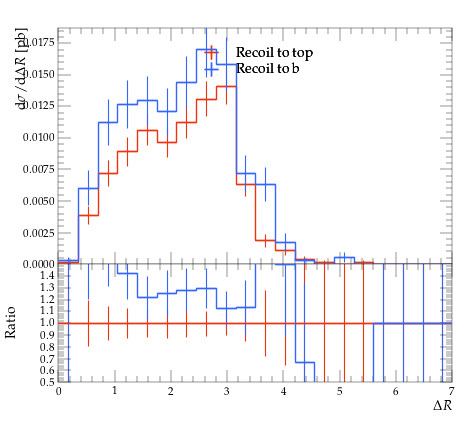

Write the Python code that produced this figure.
#! /usr/bin/env python

# This Python script was auto-generated using YODA v2.0.2.
# Analysis object: /MC_TTBAR/onelep_jetb_1_l_dR
# Timestamp: 31-07-2026 (12:23:22)

import matplotlib as mpl
import matplotlib.pyplot as plt
mpl.use('Agg') # comment out for interactive use
import os
import numpy as np

plotDir = os.path.split(os.path.realpath(__file__))[0]
if 'YODA_USER_PLOT_PATH' in globals():
    plot_outdir = globals()['YODA_USER_PLOT_PATH']
else:
    plot_outdir = plotDir

#plot style
plt.style.use(os.path.join(plotDir, '../default.mplstyle'))
# plot metadata
figW, figH = plt.rcParams['figure.figsize']
ax_xLabel = r'$\Delta R$'
ax_yLabel = r'$\mathrm{d}\sigma/\mathrm{d}\Delta R$ [pb]'
ax_title  = r''
ax_xScale = 'linear'
ax_yScale = 'linear'
xLims = (0.0, 7.0)
yLims = (0.0, 0.018726334000000004)

# TeX-friendly labels for the legend
labels = {
    'legend' : ([ r"Recoil to top", r"Recoil to b" ], r""),
}

# Adjust canvas width and height
canvasW = 10.0
canvasH = 9.0
figW *= canvasW/10.
figH *= canvasH/9.

# Create figure and axis objects
fig, (ax, ratio0_ax) = plt.subplots(2, 1, sharex=True,
                  figsize=(figW,figH), gridspec_kw={'height_ratios': (6.0, 3.0)})

# Set figure margins
plt.subplots_adjust(
    left   = 1.0 * plt.rcParams['figure.subplot.left'],
    right  = 1.0 * plt.rcParams['figure.subplot.right'],
    top    = 1.0 * plt.rcParams['figure.subplot.top'],
    bottom = 1.0 * plt.rcParams['figure.subplot.bottom'])

ratio0_ax.yaxis.set_major_locator(mpl.ticker.MultipleLocator(0.1))
ratio0_ax.set_ylim(0.5, 1.4999)
ratio0_ax.set_ylabel('Ratio')

# the numerical data is stored in a separate file
dataf = dict()
prefix = os.path.split(__file__)[0]
if prefix:    prefix = prefix + '/'
exec(open(prefix+'onelep_jetb_1_l_dR__data.py').read(), dataf)


legend_handles = dict() # keep track of handles for the legend

# style options for curves
# starts at zorder>=5 to draw curve on top of legend
styles = {
  'recoil_t': {
    'color' : '#EE3311',
    'linestyle' : '-',
    'linewidth' : 1,
    'marker' : 'none',
    'markersize' : 2,
    'capsize' : 0.0,
    'zorder' : 5,
    'histstyle' : 1,
    'drawstyle' : 'steps-pre',
    'xerrorbars' : 1,
    'yerrorbars' : 1,
    'fillcolor' : None,
    'fillopacity' : 1.0,
    'ratio0_linestyle' : '-',
    'ratio0_linewidth' : 1,
    'ratio0_marker' : 'none',
    'ratio0_markersize' : 2,
    'ratio0_capsize' : 0.0,
    'ratio0_zorder' : 5,
    'ratio0_histstyle' : 1,
    'ratio0_drawstyle' : 'steps-pre',
    'ratio0_xerrorbars' : 1,
    'ratio0_yerrorbars' : 1,
  },
  'recoil_b': {
    'color' : '#3366FF',
    'linestyle' : '-',
    'linewidth' : 1,
    'marker' : 'none',
    'markersize' : 2,
    'capsize' : 0.0,
    'zorder' : 6,
    'histstyle' : 1,
    'drawstyle' : 'steps-pre',
    'xerrorbars' : 1,
    'yerrorbars' : 1,
    'fillcolor' : None,
    'fillopacity' : 1.0,
    'ratio0_linestyle' : '-',
    'ratio0_linewidth' : 1,
    'ratio0_marker' : 'none',
    'ratio0_markersize' : 2,
    'ratio0_capsize' : 0.0,
    'ratio0_zorder' : 6,
    'ratio0_histstyle' : 1,
    'ratio0_drawstyle' : 'steps-pre',
    'ratio0_xerrorbars' : 1,
    'ratio0_yerrorbars' : 1,
  },
}

# curve from input yoda files in main panel
for label, yvals in dataf['yvals'].items():
    if all(np.isnan(v) for v in dataf['yvals'][label]):
        continue
    tmp = None
    if styles[label]['histstyle']: # draw as histogram
        xpos = dataf['xedges'][label] if styles[label]['drawstyle'] else dataf['xpoints'][label]
        ypos = np.insert(yvals, 0, yvals[0]) if styles[label]['drawstyle'] else yvals
        if styles[label]['fillcolor']: # fill area below curve
            ax.fill_between(xpos, ypos, step='pre',
                            color=styles[label]['fillcolor'],
                            alpha=styles[label]['fillopacity'])
        tmp, = ax.plot(xpos, ypos,
                       color=styles[label]['color'],
                       linestyle=styles[label]['linestyle'],
                       linewidth=styles[label]['linewidth'],
                       drawstyle=styles[label]['drawstyle'], solid_joinstyle='miter',
                       zorder=styles[label]['zorder'], label=label)
    tmp = ax.errorbar(dataf['xpoints'][label], yvals,
                      xerr=np.array(dataf['xerrs'][label])*styles[label]['xerrorbars'],
                      yerr=np.array(dataf['yerrs'][label])*styles[label]['yerrorbars'],
                      fmt=styles[label]['marker'], capsize=styles[label]['capsize'],
                      markersize=styles[label]['markersize'],
                      ecolor=styles[label]['color'],
                      color=styles[label]['color'], zorder=styles[label]['zorder'])
    tmp[-1][0].set_linestyle(styles[label]['linestyle'])
    tmp[-1][0].set_linewidth(styles[label]['linewidth'])
    if label in dataf['add_legend_handle']:  legend_handles[label] = tmp
    for varLabel in dataf['variation_yvals'].keys():
        if varLabel.startswith(label):
            tmp, = ax.plot(dataf['xedges'][label], dataf['variation_yvals'][varLabel],
                           color=styles[label]['color'],
                           linestyle=styles[label]['linestyle'],
                           linewidth=styles[label]['linewidth'],
                           drawstyle='steps-pre', solid_joinstyle='miter',
                           zorder=styles[label]['zorder'], alpha=0.5)


# plots on ratio panel
# curve from input yoda files in ratio panel
for label, yvals in dataf['ratio0_yvals'].items():
    if all(np.isnan(v) for v in yvals):
        continue
    if styles[label]['ratio0_histstyle']: # plot as histogram
        xpos = dataf['xedges']['recoil_t'] if styles[label]['ratio0_drawstyle'] else dataf['xpoints']['recoil_t']
        ypos = np.insert(yvals, 0, yvals[0]) if styles[label]['ratio0_drawstyle'] else yvals
        ratio0_ax.plot(xpos, ypos,
                       color=styles[label]['color'],
                       linewidth=styles[label]['linewidth'],
                       linestyle=styles[label]['ratio0_linestyle'],
                       drawstyle=styles[label]['ratio0_drawstyle'], zorder=styles[label]['zorder'],
                       solid_joinstyle='miter')
    tmp = ratio0_ax.errorbar(dataf['xpoints']['recoil_t'], yvals,
                             xerr=np.array(dataf['ref_xerrs'])*styles[label]['ratio0_xerrorbars'],
                             yerr=np.array(dataf['ratio0_yerrs'][label])*styles[label]['ratio0_yerrorbars'],
                             fmt=styles[label]['ratio0_marker'], capsize=styles[label]['ratio0_capsize'],
                             markersize=styles[label]['ratio0_markersize'],
                             ecolor=styles[label]['color'],
                             color=styles[label]['color'])
    tmp[-1][0].set_linestyle(styles[label]['ratio0_linestyle'])
    tmp[-1][0].set_linewidth(styles[label]['ratio0_linewidth'])

    for varlabel in dataf['ratio0_variation_vals'].keys():
        if varlabel.startswith(label):
            ratio0_ax.plot(dataf['xedges']['recoil_t'],
                            dataf['ratio0_variation_vals'][varlabel],
                            color=styles[label]['color'],
                            linestyle=styles[label]['linestyle'],
                            linewidth=styles[label]['linewidth'],
                            drawstyle='steps-pre', solid_joinstyle='miter',
                            zorder=1, alpha=0.5)

legend_items = list(legend_handles.values())
ax.add_artist(ax.legend(legend_items,
                        labels['legend'][0],
                        title=labels['legend'][1],
                        alignment='left',
                        loc='upper center',
                        bbox_to_anchor=(0.5, 0.97)))

# set plot metadata as defined above
ratio0_ax.set_xlabel(ax_xLabel)
ratio0_ax.xaxis.set_label_coords(1., -0.15)
ax.set_ylabel(ax_yLabel, ha='right', va='top')
ax.yaxis.set_label_coords(-0.11, 1.0)
ax.set_title(ax_title, loc='left')
ax.set_xscale(ax_xScale)
ax.set_yscale(ax_yScale)
ax.set_xlim(xLims)
ax.set_ylim(yLims)

# tick formatting
plt.rcParams['xtick.top'] = True
plt.rcParams['ytick.right'] = True
fig.align_ylabels((ax, ratio0_ax))
plt.savefig(os.path.join(plot_outdir, 'onelep_jetb_1_l_dR.pdf'), format='PDF')
plt.savefig(os.path.join(plot_outdir, 'onelep_jetb_1_l_dR.png'), format='PNG')

plt.close(fig)
